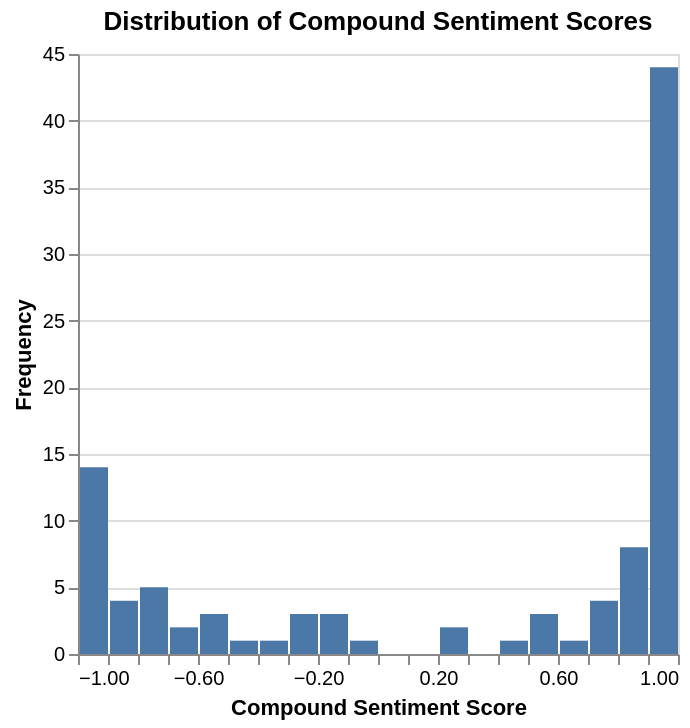

This figure's notebook cell:
### Code cell
chart_hist = alt.Chart(df_output).mark_bar().encode(
    x=alt.X(
        'sentiment_score:Q',
        bin=alt.Bin(maxbins=30),
        title='Compound Sentiment Score'
    ),
    y=alt.Y('count():Q', title='Frequency'),
    tooltip=['count()']
).properties(
    title='Distribution of Compound Sentiment Scores'
)

chart_hist
